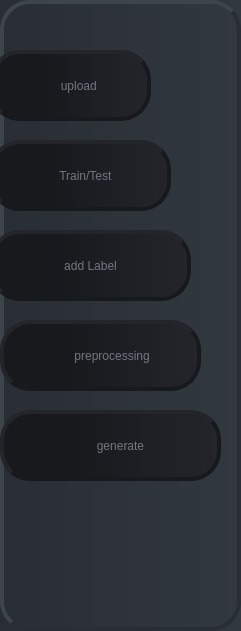
    <widget class="QWidget" name="widget" native="true">
     <property name="geometry">
      <rect>
       <x>-30</x>
       <y>110</y>
       <width>241</width>
       <height>631</height>
      </rect>
     </property>
     <property name="styleSheet">
      <string notr="true">background-color: qlineargradient(spread:pad, x1:0, y1:0, x2:1, y2:0, stop:0 rgba(40, 46, 51, 255), stop:1 rgba(49, 56, 63, 255));
border-radius:30px; 
border: 4px groove  rgb(40, 46, 51);
border-style:outset;</string>
     </property>
     <widget class="QPushButton" name="upload_data">
      <property name="geometry">
       <rect>
        <x>-10</x>
        <y>50</y>
        <width>161</width>
        <height>71</height>
       </rect>
      </property>
      <property name="styleSheet">
       <string notr="true">background-color: qlineargradient(spread:pad, x1:0, y1:0, x2:1, y2:0, stop:0.338308 rgba(24, 25, 29, 255), stop:1 rgba(35, 37, 43, 255));
font: 75 12pt &quot;Nirmala UI&quot;;
color: rgb(112, 119, 129);
border: 4px groove rgb(24, 25, 29);
border-radius:30px; 
border-style:outset;




</string>
      </property>
      <property name="text">
       <string>     upload</string>
      </property>
     </widget>
     <widget class="QPushButton" name="pushButton_2">
      <property name="geometry">
       <rect>
        <x>0</x>
        <y>410</y>
        <width>221</width>
        <height>71</height>
       </rect>
      </property>
      <property name="styleSheet">
       <string notr="true">background-color: qlineargradient(spread:pad, x1:0, y1:0, x2:1, y2:0, stop:0.338308 rgba(24, 25, 29, 255), stop:1 rgba(35, 37, 43, 255));
font: 75 12pt &quot;Nirmala UI&quot;;
color: rgb(112, 119, 129);
border: 4px groove rgb(24, 25, 29);
border-radius:30px; 
border-style:outset;
</string>
      </property>
      <property name="text">
       <string>      generate</string>
      </property>
     </widget>
     <widget class="QPushButton" name="pushButton_3">
      <property name="geometry">
       <rect>
        <x>0</x>
        <y>320</y>
        <width>201</width>
        <height>71</height>
       </rect>
      </property>
      <property name="styleSheet">
       <string notr="true">background-color: qlineargradient(spread:pad, x1:0, y1:0, x2:1, y2:0, stop:0.338308 rgba(24, 25, 29, 255), stop:1 rgba(35, 37, 43, 255));
font: 75 12pt &quot;Nirmala UI&quot;;
color: rgb(112, 119, 129);
border: 4px groove rgb(24, 25, 29);
border-radius:30px; 
border-style:outset;
</string>
      </property>
      <property name="text">
       <string>       preprocessing</string>
      </property>
     </widget>
     <widget class="QPushButton" name="TrainTestBTN">
      <property name="geometry">
       <rect>
        <x>-10</x>
        <y>140</y>
        <width>181</width>
        <height>71</height>
       </rect>
      </property>
      <property name="styleSheet">
       <string notr="true">background-color: qlineargradient(spread:pad, x1:0, y1:0, x2:1, y2:0, stop:0.338308 rgba(24, 25, 29, 255), stop:1 rgba(35, 37, 43, 255));
font: 75 12pt &quot;Nirmala UI&quot;;
color: rgb(112, 119, 129);
border: 4px groove rgb(24, 25, 29);
border-radius:30px; 
border-style:outset;
</string>
      </property>
      <property name="text">
       <string>   Train/Test</string>
      </property>
     </widget>
     <widget class="QPushButton" name="addLabelBTN">
      <property name="geometry">
       <rect>
        <x>-10</x>
        <y>230</y>
        <width>201</width>
        <height>71</height>
       </rect>
      </property>
      <property name="styleSheet">
       <string notr="true">background-color: qlineargradient(spread:pad, x1:0, y1:0, x2:1, y2:0, stop:0.338308 rgba(24, 25, 29, 255), stop:1 rgba(35, 37, 43, 255));
font: 75 12pt &quot;Nirmala UI&quot;;
color: rgb(112, 119, 129);
border: 4px groove rgb(24, 25, 29);
border-radius:30px; 
border-style:outset;
</string>
      </property>
      <property name="text">
       <string>add Label</string>
      </property>
     </widget>
    </widget>
